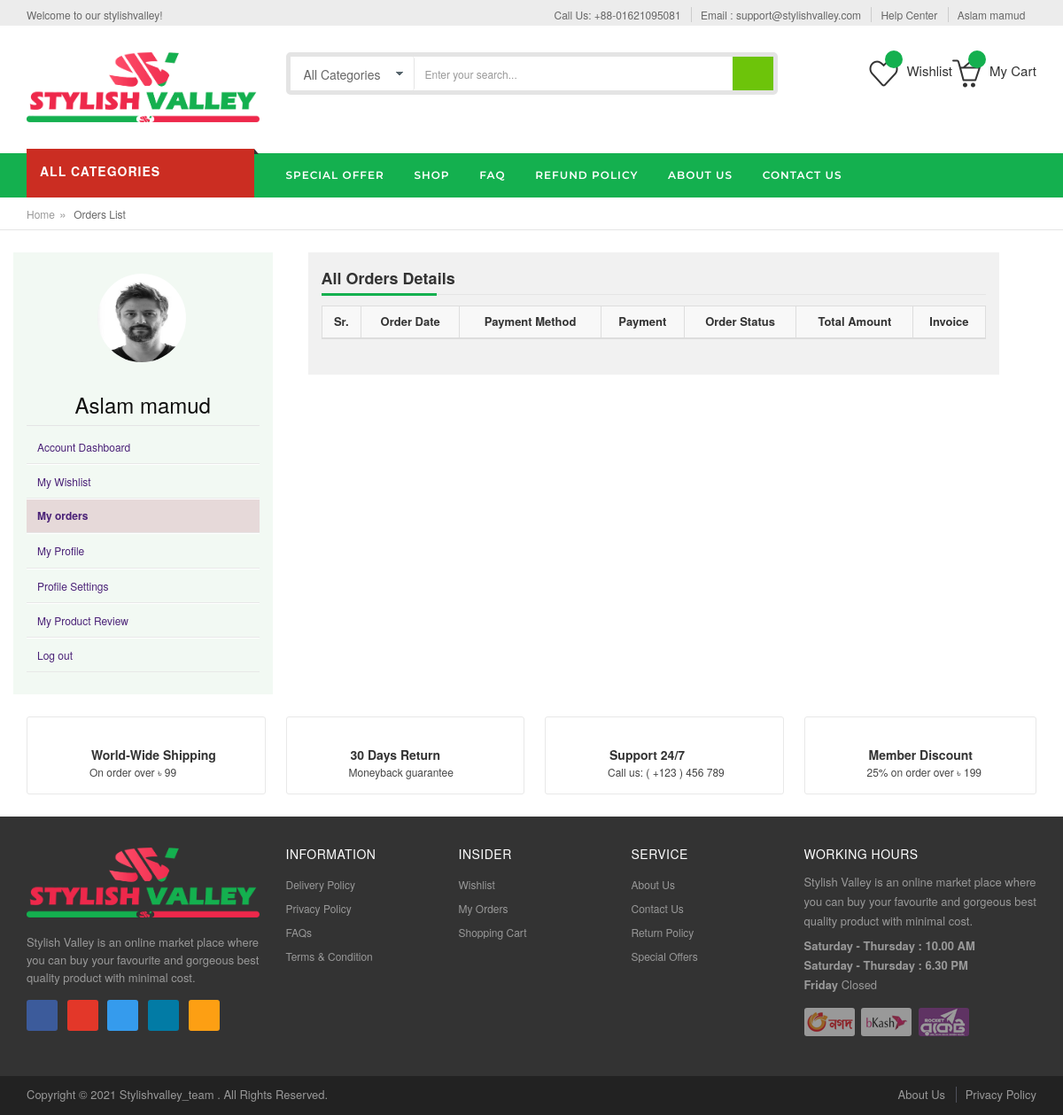
Page /ecommerce-shop/orders_list.php (signed in) on the committed database.
### tables this page shows
CREATE TABLE `header_settings` (
  `id` int(11) NOT NULL,
  `phone_number` varchar(20) NOT NULL,
  `email_address` varchar(100) NOT NULL,
  `welcome_msg` varchar(120) NOT NULL
);

CREATE TABLE `user` (
  `user_id` int(11) NOT NULL,
  `user_name` text NOT NULL,
  `user_image` varchar(100) NOT NULL DEFAULT 'default.png',
  `user_pass` text NOT NULL,
  `user_email` text NOT NULL,
  `user_email_token` text NOT NULL,
  `user_email_ver` int(11) NOT NULL,
  `user_pass_recovered` text NOT NULL,
  `user_join_date` text NOT NULL,
  `user_about` text NOT NULL,
  `user_tagline` text NOT NULL,
  `user_skill` text NOT NULL,
  `user_location` text NOT NULL,
  `user_city` text NOT NULL,
  `user_region` int(11) NOT NULL,
  `user_phone` varchar(11) NOT NULL,
  `user_phone_ver` varchar(30) NOT NULL,
  `user_type` text NOT NULL,
  `user_verified` int(11) NOT NULL,
  `user_level` int(11) NOT NULL
);

CREATE TABLE `footer_settings` (
  `id` int(11) NOT NULL,
  `description` text NOT NULL,
  `working_start_time` varchar(50) NOT NULL,
  `working_end_time` varchar(50) NOT NULL,
  `off_day` varchar(20) NOT NULL,
  `fb_link` varchar(100) NOT NULL,
  `tw_link` varchar(100) NOT NULL,
  `insta_link` varchar(100) NOT NULL,
  `google_plus_link` varchar(100) NOT NULL,
  `pinterest_link` varchar(150) NOT NULL,
  `copyright` varchar(150) NOT NULL
);

### ecommerce-shop/connection.inc.php (called while the page is built, shortened)
<?php
$servername = "localhost";
$username = "stylishvalley_admin";
$password = "lpGMvuyqF5ME";
$dbname = "stylishvalley_db";
$con = mysqli_connect($servername, $username, $password, $dbname);
if(isset($_SESSION['eb_lgn']) AND $_SESSION['eb_lgn'] == true){
		$eb_user_id =  $_SESSION['eb_usr_id'];
		$sql = "SELECT * FROM user WHERE user_id = '$eb_user_id'";
		$result = mysqli_query($con,$sql);
		$data = mysqli_fetch_assoc($result);
		$count = mysqli_num_rows($result);
		if($count>0){
			$eb_user_name = $data['user_name'];
		}
	}
?>

### ecommerce-shop/student_asidebar.php (the view)
<?php
    $select_query = "SELECT * FROM user WHERE user_id = '$eb_user_id'";
    $user_info = mysqli_fetch_assoc(mysqli_query($con, $select_query));
?>
<aside class="left sidebar col-sm-3 col-xs-12" style="background:#f2f9f3">
    <div class="sidebar-account block">
        <div class="card-body">
            <img src="images/profile_image/<?=$user_info['user_image']?>" class = "img-circle center" width="100" height="100" style="margin-left: 80px;
                margin-top: 24px;
                margin-bottom: 15px;">
            <h3 style="color:#0f0f0e;  text-align:center;"><?=$user_info['user_name']?></h3>
        </div>
        <div class="sidebar-bar-title">
        </div>
        <div class="block-content">
            <ul>
                <li class="<?php echo ($active_nav == "dashboard" ? "current" : "")?>"><a href="dashboard">Account Dashboard</a></li>
                <li class="<?php echo ($active_nav == "wishlist" ? "current" : "")?>"><a href="wishlist">My Wishlist</a></li>
                <li class="<?php echo ($active_nav == "order_list" ? "current" : "")?>"><a href="orders_list">My orders</a></li>
                <li class="<?php echo ($active_nav == "profile" ? "current" : "")?>"><a href="profile">My Profile</a></li>
                <li class="<?php echo ($active_nav == "profile_setting" ? "current" : "")?>"><a href="profile_settings">Profile Settings</a></li>
                <li class="<?php echo ($active_nav == "product_review" ? "current" : "")?>"><a href="product_review">My Product Review</a></li>
                <li><a href="logout">Log out</a></li>
            </ul>
        </div>
    </div>
</aside>

### ecommerce-shop/header.php (shortened to what this page needs)
<?php
require 'connection.inc.php';
$select_query = "SELECT * FROM header_settings";
$header_settings_info = mysqli_fetch_assoc(mysqli_query($con, $select_query));
?>
<!DOCTYPE html>
<html lang="en">
<head>
<link type="text/css" rel="stylesheet" href="style.css">
<link type="text/css" rel="stylesheet" href="css/custom.css">
<link rel="stylesheet" href="css/as-alert-message.min.css" />
</head>
<body>
<div id="page">
  <header>
    <div class="header-container">
      <div class="header-top">
        <div class="container">
          <div class="row">
            <div class="col-sm-4 col-md-4 col-xs-12">
              <div class="welcome-msg hidden-xs hidden-sm"><?=$header_settings_info['welcome_msg']?> </div>
            </div>
            <div class="headerlinkmenu col-md-8 col-sm-8 col-xs-12"> <span class="phone  hidden-xs hidden-sm">Call Us: <?=$header_settings_info['phone_number']?></span>
              <ul class="links">
                <li><a class="pointer" href="mailto:<?=$header_settings_info['email_address']?>" target="_blank" title="Email address"><span>Email : <?=$header_settings_info['email_address']?></span></a></li>
                <li class="hidden-xs"><a title="Help Center" href="contact_us"><span>Help Center</span></a></li>
                <?php
                  if(isset($_SESSION['eb_lgn']) AND $_SESSION['eb_lgn'] == true){
                          echo '<li>
                            <div class="dropdown"><a class="current-open" data-toggle="dropdown" aria-haspopup="true" aria-expanded="false" href="#"><span>'.$eb_user_name.'</span> <i class="fa fa-angle-down"></i></a>
                              <ul class="dropdown-menu" role="menu">';
                              echo'
                                <li><a href="wishlist">Wishlist</a></li>
                                <li><a href="orders_list">Order Details</a></li>
                                <li class="divider"></li>
                                <li><a href="logout">Log out</a></li>
                              </ul>
                            </div>
                          </li>';
                  }
                ?>
              </ul>
            </div>
          </div>
        </div>
      </div>
      <div class="header-inner">
        <div class="container">
          <div class="row">
            <div class="col-sm-3 col-xs-12 jtv-logo-block">
              <div class="logo"><a title="e-commerce" href="/"><img alt="Famous" title="Famous logo" src="images/logo.png"></a> </div>
            </div>
            <div class="col-xs-12 col-sm-5 col-md-6 jtv-top-search">
              <div class="top-search">
                <div id="search">
                  <form class="form-inline" action="<?php echo htmlspecialchars($_SERVER["PHP_SELF"]);?>" method="POST">
                    <div class="input-group">
                      <select class="cate-dropdown hidden-xs hidden-sm" name="category_id">
                        <option>All Categories</option>
                      </select>
                      <input type="text" class="form-control" name="searchkey" placeholder="Enter your search..." name="search">
                      <button class="btn-search" name="search-submit"  type="submit"><i class="fa fa-search"></i></button>
                    </div>
                  </form>
                </div>
              </div>
            </div>
            <div class="col-xs-12 col-sm-4 col-md-3 top-cart">
              <div class="top-cart-contain">
                <div class="mini-cart">
                  <div data-toggle="dropdown" data-hover="dropdown" class="basket dropdown-toggle"><a href="checkout">
                    <div class="cart-icon"><i class="icon-basket-loaded icons"></i><span class="cart-total"></span></div>
                    <div class="shoppingcart-inner hidden-xs"><span class="cart-title">My Cart</span> </div>
                    </a>
				  </div>
                </div>
              </div>
          	<?php
              if(isset($_SESSION['eb_lgn']) AND $_SESSION['eb_lgn'] == true){
					echo '
                      <div class="top-cart-contain">
                        <div class="mini-cart">
                          <div data-toggle="dropdown" data-hover="dropdown" class="basket dropdown-toggle"><a href="wishlist">
                            <div class="cart-icon"><i class="icon-heart icons"></i><span class="cart-total wish-total"></span></div>
                            <div class="shoppingcart-inner hidden-xs"><span class="cart-title">Wishlist</span> </div>
                            </a>
        				  </div>
                          <div id = "wish-items-return"></div>
                        </div>
                      </div>';
				  }
		        ?>
            </div>
          </div>
        </div>
      </div>
    </div>
  </header>

### ecommerce-shop/footer.php (shortened to what this page needs)
<?php
$select_query = "SELECT * FROM footer_settings";
$footer_settings_info = mysqli_fetch_assoc(mysqli_query($con, $select_query));
?>
  <footer>
    <div class="container">
      <div class="row">
        <div class="col-sm-6 col-md-3 col-xs-12">
          <div class="footer-logo"><a href="index.html"><img src="images/logo.png" alt="fotter logo"></a> </div>
          <p><?=$footer_settings_info['description']?></p>
          <div class="social">
            <ul class="inline-mode">
              <?php
                if($footer_settings_info['fb_link'] != ''){
                  ?>
                  <li class="social-network fb"><a title="Connect us on Facebook" href="<?=$footer_settings_info['fb_link']?>" target="_blank"><i class="fa fa-facebook"></i></a></li>
                  <?php
                }
                if($footer_settings_info['google_plus_link'] != ''){
                  ?>
                  <li class="social-network googleplus"><a title="Connect us on Google+" href="<?=$footer_settings_info['google_plus_link']?>" target="_blank"><i class="fa fa-google"></i></a></li>
                  <?php
                }
                if($footer_settings_info['tw_link'] != ''){
                  ?>
                  <li class="social-network tw"><a title="Connect us on Twitter" href="<?=$footer_settings_info['tw_link']?>"><i class="fa fa-twitter" target="_blank"></i></a></li>
                  <?php
                }
                if($footer_settings_info['pinterest_link'] != ''){
                  ?>
                  <li class="social-network linkedin"><a title="Connect us on Pinterest" href="<?=$footer_settings_info['pinterest_link']?>" target="_blank"><i class="fa fa-pinterest"></i></a></li>
                  <?php
                }
                if($footer_settings_info['insta_link'] != ''){
                  ?>
                  <li class="social-network rss"><a title="Connect us on Instagram" href="<?=$footer_settings_info['insta_link']?>" target="_blank"><i class="fa fa-instagram"></i></a></li>
                  <?php
                }
              ?>
            </ul>
          </div>
        </div>
        <div class="col-sm-6 col-md-2 col-xs-12 collapsed-block">
          <div class="footer-links">
            <h5 class="links-title">Information<a class="expander visible-xs" href="#TabBlock-1">+</a></h5>
            <div class="tabBlock" id="TabBlock-1">
              <ul class="list-links list-unstyled">
                <li><a href="delivery_policy">Delivery Policy</a></li>
                <li><a href="privacy_policy">Privacy Policy</a></li>
                <li><a href="faq_page">FAQs</a></li>
                <li><a href="privacy_policy">Terms &amp; Condition</a></li>
              </ul>
            </div>
          </div>
        </div>
        <div class="col-sm-3 col-md-2 col-xs-12 collapsed-block">
          <div class="footer-links">
            <h5 class="links-title">Insider<a class="expander visible-xs" href="#TabBlock-3">+</a></h5>
            <div class="tabBlock" id="TabBlock-3">
              <ul class="list-links list-unstyled">
             <?php
                 if(isset($_SESSION['eb_lgn']) AND $_SESSION['eb_lgn'] == true){
                 echo '<li><a href="wishlist">Wishlist</a></li>
                    <li><a href="orders_list">My Orders</a></li>';
                 }
            ?>
                <li><a href="cart">Shopping Cart</a></li>
              </ul>
            </div>
          </div>
        </div>
        <div class="col-sm-3 col-md-2 col-xs-12 collapsed-block">
          <div class="footer-links">
            <h5 class="links-title">Service<a class="expander visible-xs" href="#TabBlock-4">+</a></h5>
            <div class="tabBlock" id="TabBlock-4">
              <ul class="list-links list-unstyled">
                <li><a href="about_us">About Us</a></li>
                <li><a href="contact_us">Contact Us</a></li>
                <li><a href="refund_policy">Return Policy</a></li>
                <li><a href="special_offer">Special Offers</a></li>
              </ul>
            </div>
          </div>
        </div>
        <div class="col-sm-6 col-md-3 col-xs-12 collapsed-block">
          <div class="footer-links">
            <h5 class="links-title">Working hours<a class="expander visible-xs" href="#TabBlock-5">+</a></h5>
            <div class="tabBlock" id="TabBlock-5">
              <div class="footer-description"><?=$footer_settings_info['description']?></div>
              <div class="footer-description"> <b><?=$footer_settings_info['working_start_time']?></b><br>
                <b><?=$footer_settings_info['working_end_time']?></b><br>
                <b><?=$footer_settings_info['off_day']?></b> Closed </div>
              <div class="payment">
                <ul>
                  <li><a href="#"><img title="Paypal" alt="Paypal" src="images/paypal.png"></a></li>
                  <li><a href="#"><img title="Discover" alt="Discover" src="images/discover.png"></a></li>
                  <li><a href="#"><img title="Master Card" alt="Master Card" src="images/master-card.png"></a></li>
                </ul>
              </div>
            </div>
          </div>
        </div>
      </div>
    </div>
    <div class="footer-coppyright">
      <div class="container">
        <div class="row">
          <div class="col-sm-6 col-xs-12 coppyright"> Copyright © <?php echo date('Y'); ?> <a href="http://stylishvalley.com"> <?=$footer_settings_info['copyright']?> </a>. All Rights Reserved. </div>
          <div class="col-sm-6 col-xs-12">
            <ul class="footer-company-links">
              <li><a href="about_us.php">About Us</a></li>
              <li><a href="privacy_policy.php">Privacy Policy</a></li>
            </ul>
          </div>
        </div>
      </div>
    </div>
  </footer>
</div>
</body>
</html>

### ecommerce-shop/style.css (style rules this page uses)
.sidebar-account ul li a { color: blue !important; }
.sidebar-account .block-content li a { color: #4a2177 !important; text-decoration: none; }
.current { background: #e6d9d9; }

### ecommerce-shop/css/shortcode.css (style rules this page uses)
h1, h2, h3, h4, h5, h6 { font-family: 'Poppins', sans-serif; font-weight: normal; color: #000; -webkit-font-smoothing: antialiased; }
h3 { font-size: 24px; line-height: 35px; }
h5 { font-size: 14px; line-height: 25px; }
a { color: #111; outline: none; -webkit-transition: all .2s ease-in-out; -moz-transition: all .2s ease-in-out; transition: all .2s ease-in-out; }

### ecommerce-shop/header.php (style rules this page uses)
.pointer { cursor: pointer; }
#search button { line-height: 24px; border: none; padding-top: 10px; padding-bottom: 19px; padding-right: 17px; padding-left: 17px; }

### rows in the picture
header_settings: welcome_msg "Welcome to our stylishvalley!", phone_number "+88-01621095081", email_address "support@stylishvalley.com"
user: user_name "Aslam mamud", user_image (picture)
footer_settings: description "Stylish Valley is an online market place where you can buy your favourite and gorgeous best quality product with minimal cost.", working_start_time "Saturday - Thursday : 10.00 AM", working_end_time "Saturday - Thursday : 6.30 PM", off_day "Friday", copyright "Stylishvalley_team"
